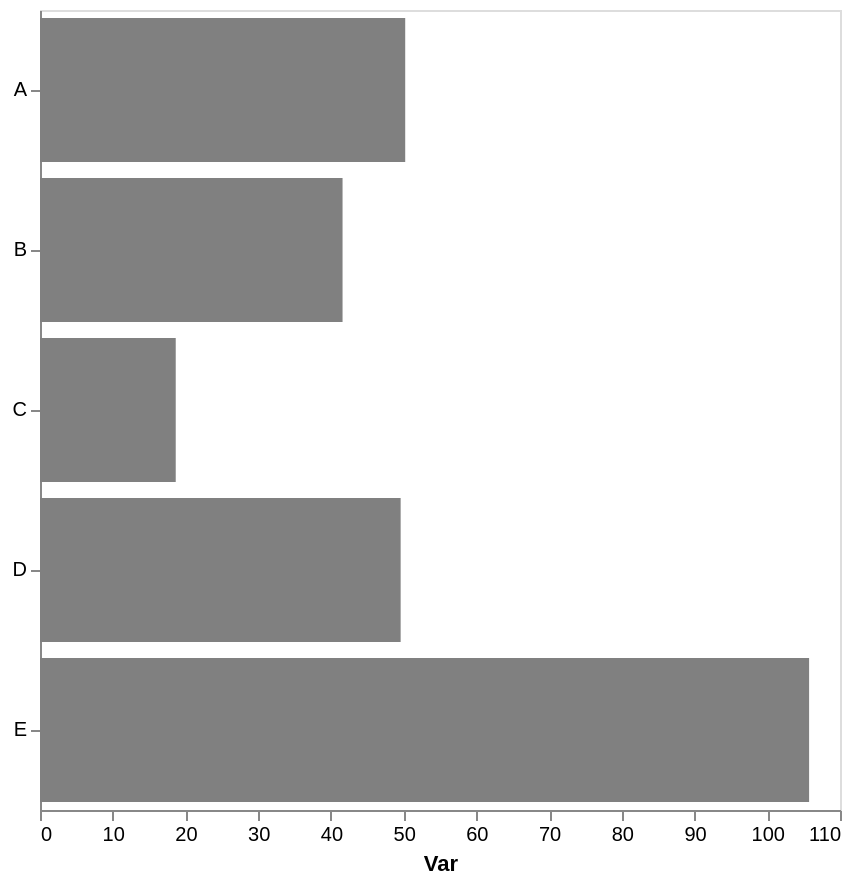

The Vega-Lite source for this figure:
### Vega-Lite specification from a JSON file in a GitHub repository (floating-point values rounded to 4 significant figures)
{"config": {"view": {"continuousWidth": 300, "continuousHeight": 300}, "axis": {"grid": false}, "bar": {"color": "gray"}}, "data": {"name": "data-39bd2e7850d83ed7a74b365ea8600c78"}, "mark": {"type": "bar"}, "encoding": {"x": {"aggregate": "mean", "axis": {"title": "Var"}, "field": "var1", "type": "quantitative"}, "y": {"axis": {"title": null}, "field": "cat", "type": "nominal"}}, "height": 400, "width": 400, "$schema": "https://vega.github.io/schema/vega-lite/v5.17.0.json", "datasets": {"data-39bd2e7850d83ed7a74b365ea8600c78": [{"cat": "E", "var1": 122.8, "var2": 48.1}, {"cat": "E", "var1": 98.56, "var2": 54.83}, {"cat": "A", "var1": 46.83, "var2": 39.01}, {"cat": "B", "var1": 41.6, "var2": 46.74}, {"cat": "D", "var1": 40.97, "var2": 61.98}, {"cat": "A", "var1": 50.95, "var2": 63.28}, {"cat": "D", "var1": 58.21, "var2": 37.97}, {"cat": "E", "var1": 117.9, "var2": 57.34}, {"cat": "A", "var1": 52.87, "var2": 47.39}, {"cat": "C", "var1": 19.18, "var2": 54.21}, {"cat": "E", "var1": 83.78, "var2": 26.98}, {"cat": "C", "var1": 18.15, "var2": 39.79}]}}
